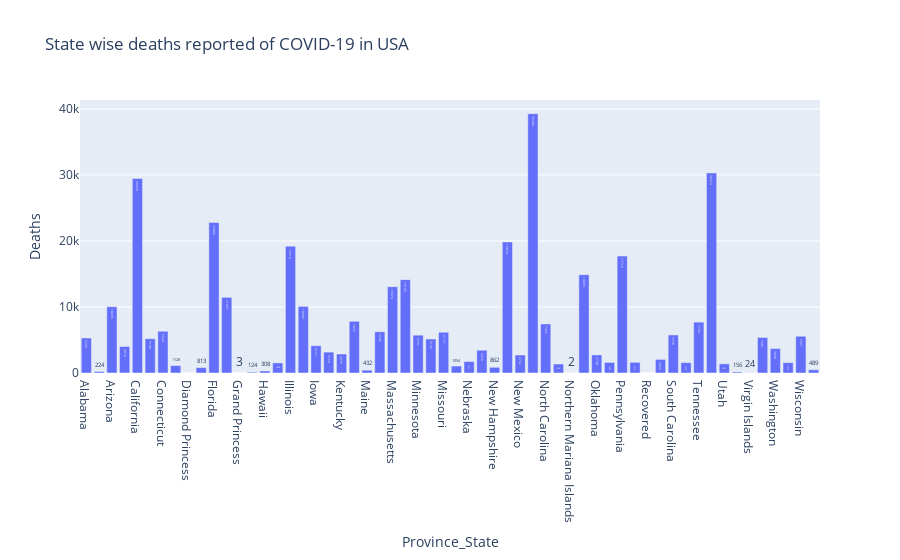

Notebook source saved alongside this figure:
### Code cell
covid_us = covid[covid['Country_Region']=='US']
covid_us_deaths = covid_us.groupby('Province_State')['Deaths'].sum().reset_index()
#covid_us_deaths = covid_us[covid_us['Deaths'] > 0]

covid_us_deaths_graph = px.bar(covid_us_deaths, x='Province_State', y='Deaths', title='State wise deaths reported of COVID-19 in USA', text='Deaths')
covid_us_deaths_graph.show()

### Figure 1 — Plotly figure (JSON) as saved in the notebook; plotly's stock layout.template omitted (floating-point values rounded to 4 significant figures)
{"data": [{"alignmentgroup": "True", "hovertemplate": "Province_State=%{x}<br>Deaths=%{text}<extra></extra>", "legendgroup": "", "marker": {"color": "#636efa", "pattern": {"shape": ""}}, "name": "", "offsetgroup": "", "orientation": "v", "showlegend": false, "text": [5299, 224, 10036, 4010, 29459, 5190, 6324, 1128, 0, 813, 22804, 11457, 3, 124, 308, 1528, 19210, 10089, 4127, 3164, 2876, 7833, 432, 6246, 13074, 14145, 5731, 5146, 6173, 1054, 1737, 3450, 862, 19854, 2732, 39288, 7425, 1360, 2, 14899, 2738, 1603, 17710, 1616, 0, 2062, 5758, 1570, 7704, 30313, 1390, 156, 24, 5381, 3698, 1570, 5567, 489], "textposition": "auto", "type": "bar", "x": ["Alabama", "Alaska", "Arizona", "Arkansas", "California", "Colorado", "Connecticut", "Delaware", "Diamond Princess", "District of Columbia", "Florida", "Georgia", "Grand Princess", "Guam", "Hawaii", "Idaho", "Illinois", "Indiana", "Iowa", "Kansas", "Kentucky", "Louisiana", "Maine", "Maryland", "Massachusetts", "Michigan", "Minnesota", "Mississippi", "Missouri", "Montana", "Nebraska", "Nevada", "New Hampshire", "New Jersey", "New Mexico", "New York", "North Carolina", "North Dakota", "Northern Mariana Islands", "Ohio", "Oklahoma", "Oregon", "Pennsylvania", "Puerto Rico", "Recovered", "Rhode Island", "South Carolina", "South Dakota", "Tennessee", "Texas", "Utah", "Vermont", "Virgin Islands", "Virginia", "Washington", "West Virginia", "Wisconsin", "Wyoming"], "xaxis": "x", "y": [5299, 224, 10036, 4010, 29459, 5190, 6324, 1128, 0, 813, 22804, 11457, 3, 124, 308, 1528, 19210, 10089, 4127, 3164, 2876, 7833, 432, 6246, 13074, 14145, 5731, 5146, 6173, 1054, 1737, 3450, 862, 19854, 2732, 39288, 7425, 1360, 2, 14899, 2738, 1603, 17710, 1616, 0, 2062, 5758, 1570, 7704, 30313, 1390, 156, 24, 5381, 3698, 1570, 5567, 489], "yaxis": "y"}], "layout": {"barmode": "relative", "legend": {"tracegroupgap": 0}, "title": {"text": "State wise deaths reported of COVID-19 in USA"}, "xaxis": {"anchor": "y", "domain": [0, 1], "title": {"text": "Province_State"}}, "yaxis": {"anchor": "x", "domain": [0, 1], "title": {"text": "Deaths"}}}}
